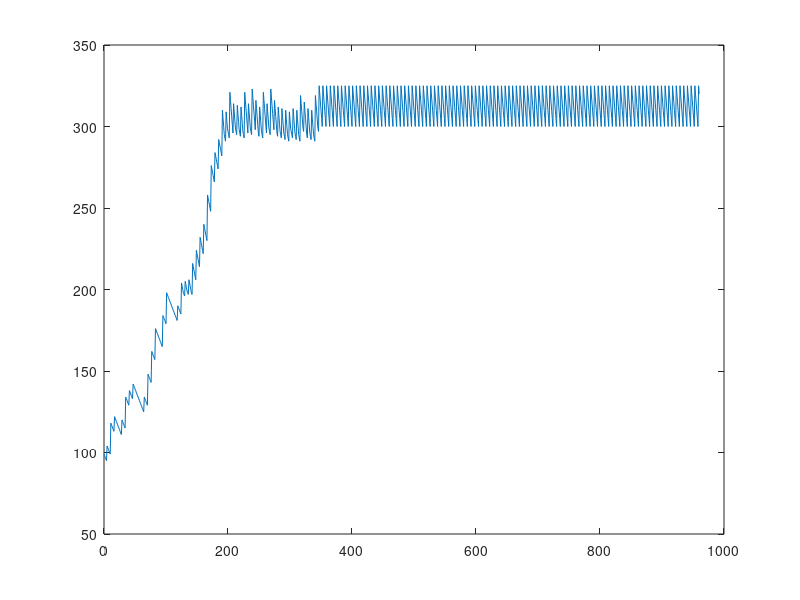

The MATLAB script that drew this image:
% SPDX-FileCopyrightText: 2021 20kdc <asdd2808@gmail.com>
% SPDX-FileCopyrightText: 2026 Ilya Mikheev <me@ilyamikcoder.com>
%
% SPDX-License-Identifier: MIT

# This is a script to be loaded into GNU Octave.

# - Notes -
# + Be sure to check all parameters are up to date with game before use.
# + The way things are tuned, only PA level 1 is stable on Saltern.
# A singularity timestep is one second.

# - Parameters -
# It's expected that you dynamically modify these if relevant to your scenario.
global pa_particle_energy_for_level_table pa_level pa_time_between_shots
pa_particle_energy_for_level_table = [10, 30, 60, 100]
# Note that level 0 is 1 here.
pa_level = 1
pa_time_between_shots = 6

# Horizontal size (interior tiles) of mapped singulo cage
global cage_area cage_pa1 cage_pa2 cage_pa3
#  __123__
# +---+---+
cage_area = 7
cage_pa1 = 2.5
cage_pa2 = 3.5
cage_pa3 = 4.5

global energy_drain_for_level_table
energy_drain_for_level_table = [1, 2, 5, 10, 15, 20]
function retval = level_for_energy (energy)
  retval = 1
  if energy >= 1500 retval = 6; return; endif
  if energy >= 1000 retval = 5; return; endif
  if energy >= 600 retval = 4; return; endif
  if energy >= 300 retval = 3; return; endif
  if energy >= 200 retval = 2; return; endif
endfunction
function retval = radius_for_level (level)
  retval = level - 0.5
endfunction

# - Simulator -

global singulo_shot_timer
singulo_shot_timer = 0

function retval = singulo_step (energy)
  global energy_drain_for_level_table
  global pa_particle_energy_for_level_table pa_level pa_time_between_shots
  global cage_area cage_pa1 cage_pa2 cage_pa3
  global singulo_shot_timer
  level = level_for_energy(energy)
  energy_drain = energy_drain_for_level_table(level)
  energy -= energy_drain
  singulo_shot_timer += 1
  if singulo_shot_timer == pa_time_between_shots
    energy_gain_per_hit = pa_particle_energy_for_level_table(pa_level)
    # This is the bit that's complicated: the area and probability calculation.
    # Rather than try to work it out, let's do things by simply trying it.
    # This is the area of the singulo.
    singulo_area = radius_for_level(level) * 2
    # This is therefore the area in which it can move.
    effective_area = max(0, cage_area - singulo_area)
    # Assume it's at some random position within the area it can move.
    # (This is the weak point of the maths. It's not as simple as this really.)
    singulo_lpos = (rand() * effective_area)
    singulo_rpos = singulo_lpos + singulo_area
    # Check each of 3 points.
    n = 0.5
    if singulo_lpos < (cage_pa1 + n) && singulo_rpos > (cage_pa1 - n)
      energy += energy_gain_per_hit
    endif
    if singulo_lpos < (cage_pa2 + n) && singulo_rpos > (cage_pa2 - n)
      energy += energy_gain_per_hit
    endif
    if singulo_lpos < (cage_pa3 + n) && singulo_rpos > (cage_pa3 - n)
      energy += energy_gain_per_hit
    endif
    singulo_shot_timer = 0
  endif
  retval = energy
endfunction

# - Scenario -

global scenario_energy
scenario_energy = 100

function retval = scenario (x)
  global scenario_energy
  sce = scenario_energy
  scenario_energy = singulo_step(sce)
  retval = scenario_energy
endfunction

# x is in seconds.
x = 0:1:960
plot(x, arrayfun(@scenario, x))
